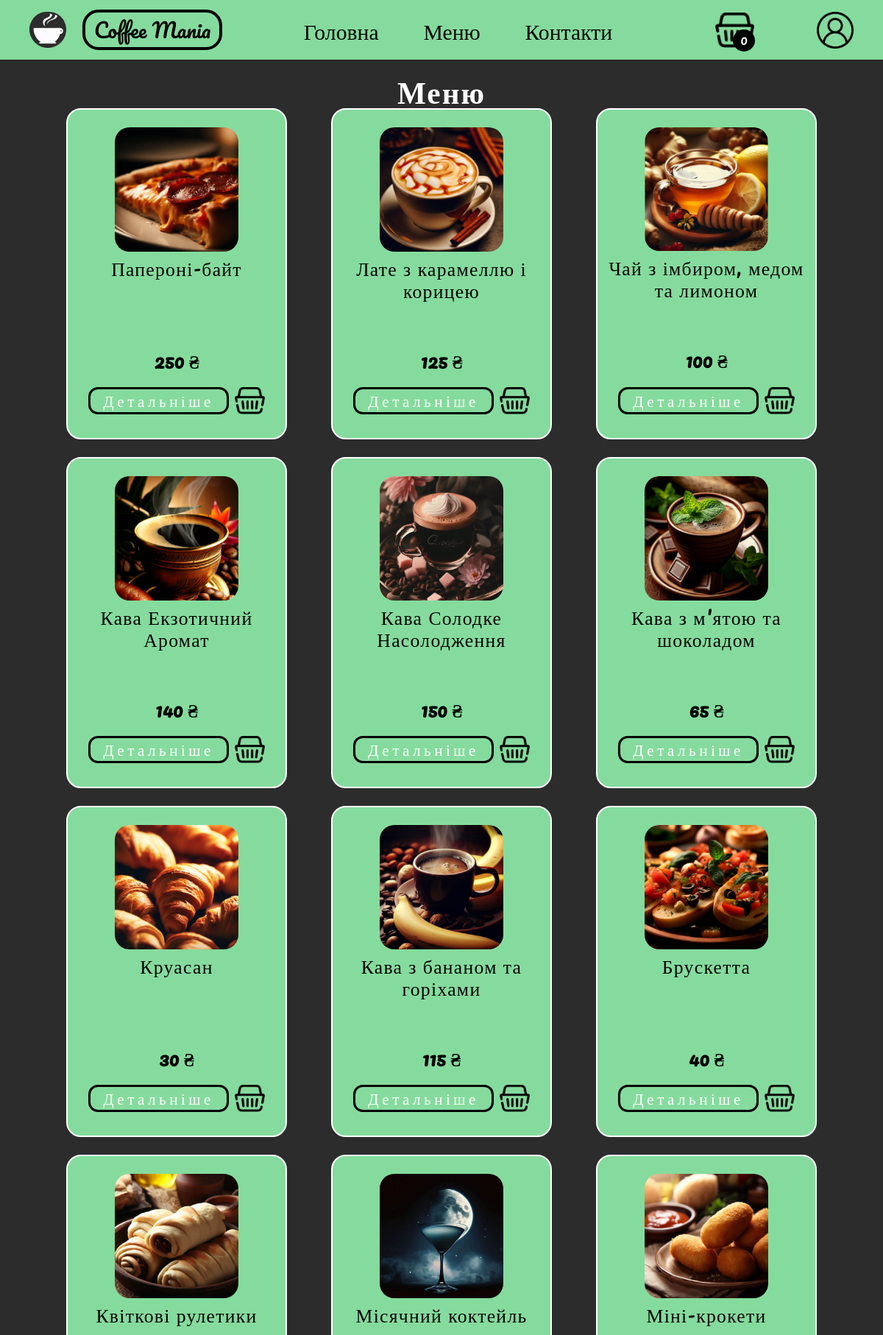
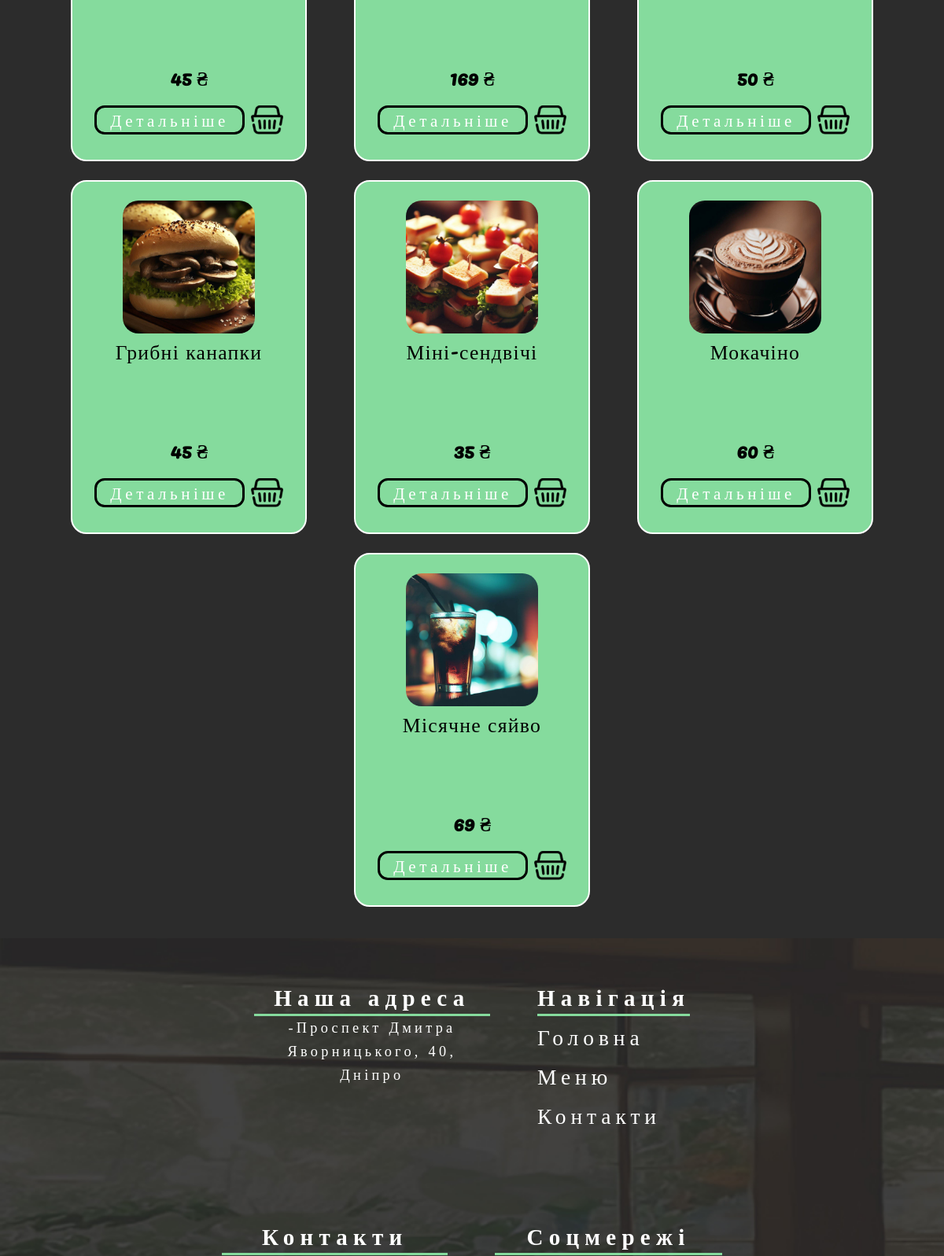
The app's page /menu/ (upper part) with its own data (2 pictures, top to bottom).
### shop/models.py (models this page shows, shortened)
class Product(models.Model):
    name = models.CharField(max_length=255)
    image = models.ImageField(upload_to= "products")
    description = models.TextField()
    price = models.CharField(max_length=255)
    def get_absolute_url(self):
        return reverse('product', kwargs = {'product_pk': self.pk})

### shop/views.py (the view)
# urls.py: path('menu/', show_shop, name = 'menu_page'),
def show_shop(request):
    all_products = Product.objects.all()
    return render(request, 'shop/shop.html', context={'all_products': all_products})

### ordering/views.py (called while the page is built)
def is_user_registered(session_key):
    try:
        session = Session.objects.get(session_key=session_key)
        user_id = session.get_decoded().get("_auth_user_id")
        user = User.objects.filter(pk=user_id).first()
        return user
    except Session.DoesNotExist:
        return None

### user_interface/context_processors.py (called while the page is built)
def product_count(request):
    session_key = request.session.session_key
    if is_user_registered(session_key):
        user = is_user_registered(session_key)
        products_in_basket = len(ProductInBasket.objects.filter(user=user))
    else:
        products_in_basket = len(ProductInBasket.objects.filter(session_key=session_key))
    return {'product_count': products_in_basket}

### shop/templates/shop/shop.html (shortened to what this page needs)
{% extends 'base/base.html' %}
{% load static %}
{% block css %}
<link rel="stylesheet" href="{% static 'shop/shop.css' %}">{% endblock %}
{% block js %}
<link rel="stylesheet" href="{% static 'basket_css/basket.css' %}">
{% endblock %}
{% block content %}
<div class="menu" id="content">
    <h2>Меню</h2>
    <div class="product-block">
        {% for product in all_products %}
        <div class="product-all">
            <img class = 'product-img' src="{{ product.image.url }}" alt="{{ product.name }}">
            <div class="desc">
                <p>{{ product.name }}</p>
                <h3>{{ product.price }} <span>&#8372</span> </h3>
                <div class="buttons-in-product">
                    <a class="product-button" href="{{ product.get_absolute_url }}">Детальніше</a>
                    <img class="add-product-button basket-button" src="{% static 'img/header_logo/basket.png' %}">
                </div>
            </div>
        </div>
        {% endfor %}
    </div>
</div>
{% endblock %}

### user_interface/static/base/base.css (style rules this page uses)
* { margin: 0; padding: 0; box-sizing: border-box; }
body { overflow-x: hidden; }
#content { padding-top: 100px; }

### shop/static/shop/shop.css (style rules this page uses)
.menu { background-color: #2C2C2C; min-height: 100vh; display: flex; flex-direction: column; align-items: center; padding: 2vh 2vw; font-family: 'Pacifico'; font-style: normal; font-weight: 400; }
.menu h2 { font-size: calc(30px + 18 * (100vw / 1920)); letter-spacing: 0.05em; color: #FFFFFF; }
.product-block { width: 100vw; display: flex; flex-wrap: wrap; justify-content: center; gap: 5%; }
.product-all { border: 2px solid white; background-color: #85DB9D; display: flex; flex-direction: column; border-radius: 20px; width: 17%; height: 55vh; margin-bottom: 3vh; justify-content: center; align-items: center; padding: 2% 1%; }
.buttons-in-product { display: flex; width: 100%; height: fit-content; align-items: center; justify-content: center; gap: 3%; }
.basket-button { width: 15%; cursor: pointer; }
.product-button { display: flex; justify-content: center; align-items: center; width: 70%; height: 100%; border: 3px solid #000000; border-radius: 13px; font-size: calc(16px + 8 * (100vw / 1920)); letter-spacing: 0.215em; text-decoration: none; color: #FFFFFF; transition: 0.3s; }
.product-all .desc { width: 100%; height: 100%; display: flex; flex-direction: column; align-items: center; justify-content: space-between; padding: 3% 0; }
.product-img { width: 62%; border-radius: 20px; }
.product-all .desc p { font-size: calc(18.5px + 11.5 * (100vw / 1920)); text-align: center; letter-spacing: 0.05em; color: #000000; height: 50%; }
.product-all .desc h3 { font-size: calc(20px + 8 * (100vw / 1920)); }
.product-all .desc h3 span { font-family: 'Roboto'; font-style: normal; }
@media screen and (max-width: 1920px) { .product-all { width: 320px; height: 500px; } }
@media screen and (max-width: 1280px) { .product-all { width: 25vw; height: 450px; } }

### records on screen
Product: image (picture), name "Папероні-байт", price "250"
Product: image (picture), name "Лате з карамеллю і корицею", price "125"
Product: image (picture), name "Чай з імбиром, медом та лимоном", price "100"
Product: image (picture), name "Кава Екзотичний Аромат", price "140"
Product: image (picture), name "Кава Солодке Насолодження", price "150"
Product: image (picture), name "Кава з м'ятою та шоколадом", price "65"
Product: image (picture), name "Круасан", price "30"
Product: image (picture), name "Кава з бананом та горіхами", price "115"
Product: image (picture), name "Брускетта", price "40"
Product: image (picture), name "Квіткові рулетики", price "45"
Product: image (picture), name "Місячний коктейль", price "169"
Product: image (picture), name "Міні-крокети", price "50"
Product: image (picture), name "Грибні канапки", price "45"
Product: image (picture), name "Міні-сендвічі", price "35"
Product: image (picture), name "Мокачіно", price "60"
Product: image (picture), name "Місячне сяйво", price "69"

### other values on screen
{{ product_count }} "0"
